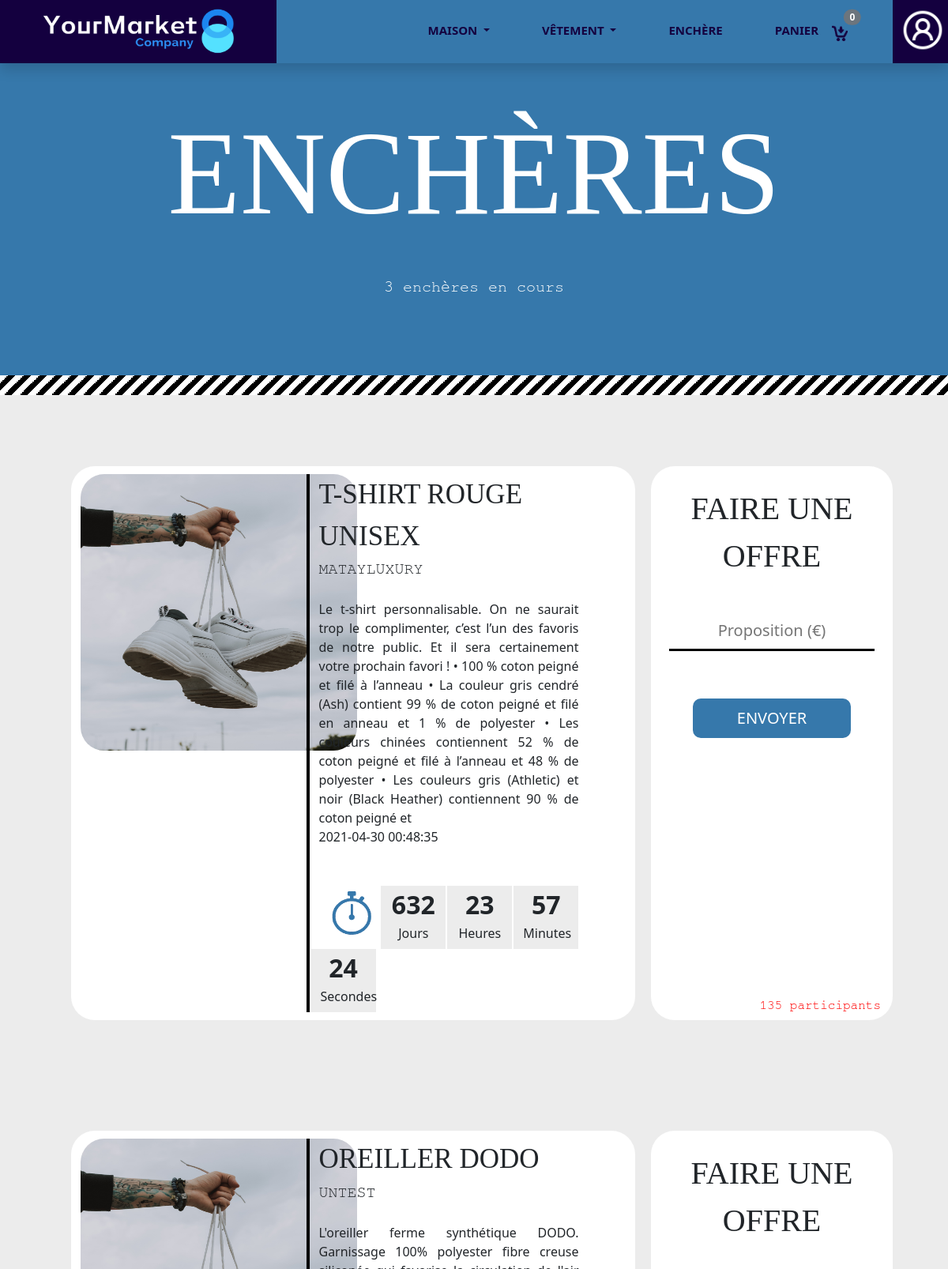
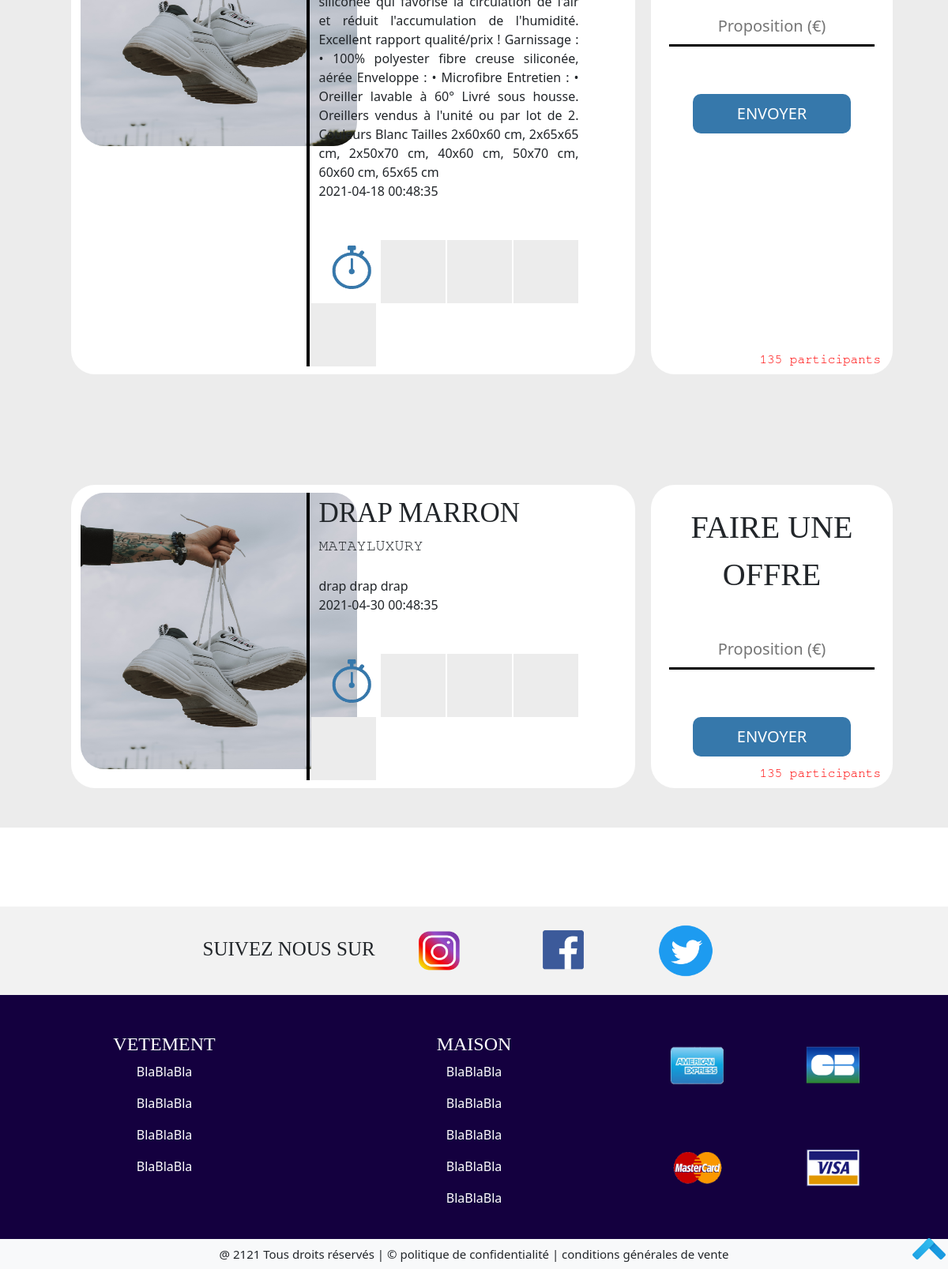
The app's page /Front/Acheteur/enchere.php with its own data (2 pictures, top to bottom).
### tables this page shows
CREATE TABLE IF NOT EXISTS `bid` (
  `id_bid` int(11) NOT NULL AUTO_INCREMENT,
  `id_item` int(11) NOT NULL,
  `id_buyer` int(11) DEFAULT NULL,
  `id_seller` int(11) NOT NULL,
  `end_enchere` datetime NOT NULL,
  `state` varchar(4) NOT NULL,
  `price_user` varchar(5) NOT NULL,
  PRIMARY KEY (`id_bid`),
  KEY `id_bid` (`id_bid`),
  KEY `id_item` (`id_item`),
  KEY `id_buyer` (`id_buyer`),
  KEY `id_seller` (`id_seller`)
);

CREATE TABLE IF NOT EXISTS `item` (
  `id_item` int(11) NOT NULL AUTO_INCREMENT,
  `id_seller` int(11) NOT NULL,
  `price` varchar(15) NOT NULL,
  `name` varchar(20) NOT NULL,
  `category` varchar(255) NOT NULL,
  `subcategory` varchar(255) NOT NULL,
  `quantity` varchar(15) NOT NULL,
  `description` text NOT NULL,
  `photo` varchar(255) NOT NULL,
  `is_bidding` tinyint(4) NOT NULL DEFAULT '0',
  `is_negotiated` tinyint(4) NOT NULL DEFAULT '0',
  `is_buying` tinyint(4) NOT NULL DEFAULT '0',
  PRIMARY KEY (`id_item`),
  KEY `id_item` (`id_item`),
  KEY `id_seller` (`id_seller`)
);

CREATE TABLE IF NOT EXISTS `seller` (
  `id_seller` int(11) NOT NULL AUTO_INCREMENT,
  `brand` varchar(30) NOT NULL,
  `profil_picture` varchar(255) NOT NULL,
  `background` varchar(255) NOT NULL,
  `phone` varchar(255) NOT NULL,
  `email` varchar(255) NOT NULL,
  `passworde` varchar(255) NOT NULL,
  PRIMARY KEY (`id_seller`),
  KEY `id_seller` (`id_seller`)
);

### Front/Acheteur/enchere.php (the view, shortened to what this page needs)
<?php
    require "head.php";
        include("../../Bdd/cnx.php");
        $queryCountEnchere = mysqli_query($con, "select count(id_item) as total  from item where is_bidding=1");
        $queryAllEnchere = mysqli_query($con, "select name, end_enchere, price ,subcategory, brand, quantity, description,photo is_negotiated, is_bidding
        from item,bid,seller
        where bid.id_item=item.id_item
        and bid.id_seller=seller.id_seller
        and is_bidding=1
        ");
?>
 <?php
 if($row = mysqli_fetch_assoc($queryCountEnchere)){
        $totalEnchere = $row['total'];
?>
    <div class="genale_page_enchere position-relative">
    <div class="texte_style position-absolute top-50 start-50 translate-middle">
        <p class="titre_general_enchere text-uppercase">
            enchères
        </p>
        <p class="info_general_enchere centrer detail_style">
        <?php echo $totalEnchere ?> enchères en cours
        </p>
    </div>
    <div class="class_separation position-absolute bottom-0 start-50 translate-middle-x"></div>
</div>
<?php
for ($i=0; $i<=$totalEnchere;$i++){
                if($rowAllEnchere = mysqli_fetch_assoc($queryAllEnchere)){
                    $nameEnchere = $rowAllEnchere['name'];
                    $brandEnchere = $rowAllEnchere['brand'];
                    $end_enchere = $rowAllEnchere['end_enchere'];
                    $descriptionEnchere = $rowAllEnchere['description'];
                    ?>
<div class="enchere_liste_total row">
    <div class="col-1"></div>
    <div class="col-7 enchere_liste_un_par_un">
        <div class="row">
            <div class="col-5">
                <img class="img_enchere" src="../../Image/chaussure.png" alt="chaussure">
            </div>
            <div class="col-6 enchere_liste_details position-relative">
                <div class="enchere_info_titre texte_style text-uppercase"><?php echo $nameEnchere ?></div>
                <div class="enchere_info_marque detail_style text-uppercase"><?php echo $brandEnchere ?></div>
                <br>
                <div class="enchere_info_description"><?php echo $descriptionEnchere ?></div>
                <div class="enchere_info_description"><?php echo $end_enchere ?></div>
                <div class="enchere_compteur_total centrer row">
                    <div class="col-2 div_timeur_compteur ">
                        <img class="img_timeur_compteur" src="../../Image/timeur_compteur.png" alt="timeur_compteur">
                    </div>
                    <div class="enchere_compteur col-2" id="jours"></div>
                    <div class="enchere_compteur col-2" id="heures"></div>
                    <div class="enchere_compteur col-2" id="minutes"></div>
                    <div class="enchere_compteur col-2" id="secondes"></div>
                    <div class="col-2"></div>
                </div>
            </div>
            <div class="col-1"></div>
        </div>
    </div>
    <div class="col-3 enchere_liste_payer centrer position-relative">
        <div class="enchere_payer_titre texte_style text-uppercase mt-4">faire une offre</div>
        <input class="enchere_propose_prix centrer" placeholder="Proposition (€)">
        <button class="btn_envoyer_propose_prix text-uppercase">Envoyer</button>
        <div class="enchere_nombre_participant detail_style position-absolute bottom-0 end-0">135 participants</div>
    </div>
</div>
<?php
                }
            }
        }
        ?>
<?php
    include("footer.php");
?>

### Lien/yourmarket.css (style rules this page uses)
.centrer { text-align: center; }
.texte_style { font-family: Impact, fantasy; }
.detail_style { font-family: FreeMono, monospace; }
.class_separation { width: 100%; height: 25px; background: linear-gradient(-45deg, black 25%, white 25%, white 50%, black 50%, black 75%, white 75%, white); background-size:20px 20px; }

### Lien/categorie.css (style rules this page uses)
.genale_page_enchere { width: 100%; height: 500px; background-color: #3678ab; }
.titre_general_enchere { font-size: 150px; color: white; }
.info_general_enchere { color: white; font-size: 20px; }
.enchere_liste_total { background-color: #ececec; padding: 50px 0 50px 0; }
.enchere_liste_un_par_un { background-color: white; border-radius: 30px; padding: 10px 0 10px 0; margin-top: 40px!important; }
.enchere_liste_details { border-left: solid 4px black; }
.enchere_info_titre { font-size: 35px; }
.enchere_info_marque { font-size: 20px; }
.enchere_info_description { text-align: justify; }
.div_timeur_compteur { margin-right: 30px!important; }
.enchere_compteur_total { margin-top: 50px!important; }
.enchere_compteur { width: 82px!important; height: 80px!important; background-color: #ececec; margin-left: 2px; }
.img_enchere { width: 350px; height: 350px; border-radius: 30px; }
.img_timeur_compteur { width: 80px; height: 70px; }
.enchere_liste_payer { background-color: white; margin-left: 20px!important; border-radius: 30px; margin-top: 40px!important; }
.enchere_payer_titre { font-size: 40px; }
.enchere_propose_prix { margin-top: 40px; width: 260px; height: 50px; font-size: 20px; border: none; border-bottom: solid 3px black; }
.btn_envoyer_propose_prix { width: 200px; height: 50px; margin-top: 60px; border-radius: 10px; background-color: #3678ab; border: none; color: white; font-size: 20px; }
.enchere_nombre_participant { color: red; margin-bottom: 7px; margin-right: 15px; }

### records on screen
bid: id_item.name "T-SHIRT ROUGE UNISEX", id_seller.brand "MATAYLUXURY", id_item.description "Le t-shirt personnalisable. On ne saurait trop le complimenter, c’est l’un des favoris de notre public. Et il sera certainement votre prochain favori ! • 100 % coton peigné et filé à l’anneau • La couleur gris cendré (Ash) contient 99 % de coton peigné et filé en anneau et 1 % de polyester • Les couleurs chinées contiennent 52 % de coton peigné et filé à l’anneau et 48 % de polyester • Les couleurs gris (Athletic) et noir (Black Heather) contiennent 90 % de coton peigné et", end_enchere "2021-04-30 00:48:35"
bid: id_item.name "OREILLER DODO", id_seller.brand "UNTEST", id_item.description "L'oreiller ferme synthétique DODO. Garnissage 100% polyester fibre creuse siliconée qui favorise la circulation de l'air et réduit l'accumulation de l'humidité. Excellent rapport qualité/prix ! Garnissage : • 100% polyester fibre creuse siliconée, aérée Enveloppe : • Microfibre Entretien : • Oreiller lavable à 60° Livré sous housse. Oreillers vendus à l'unité ou par lot de 2. Couleurs Blanc Tailles 2x60x60 cm, 2x65x65 cm, 2x50x70 cm, 40x60 cm, 50x70 cm, 60x60 cm, 65x65 cm", end_enchere "2021-04-18 00:48:35"
bid: id_item.name "DRAP MARRON", id_seller.brand "MATAYLUXURY", id_item.description "drap drap drap", end_enchere "2021-04-30 00:48:35"

### other values on screen
$totalEnchere "3"
